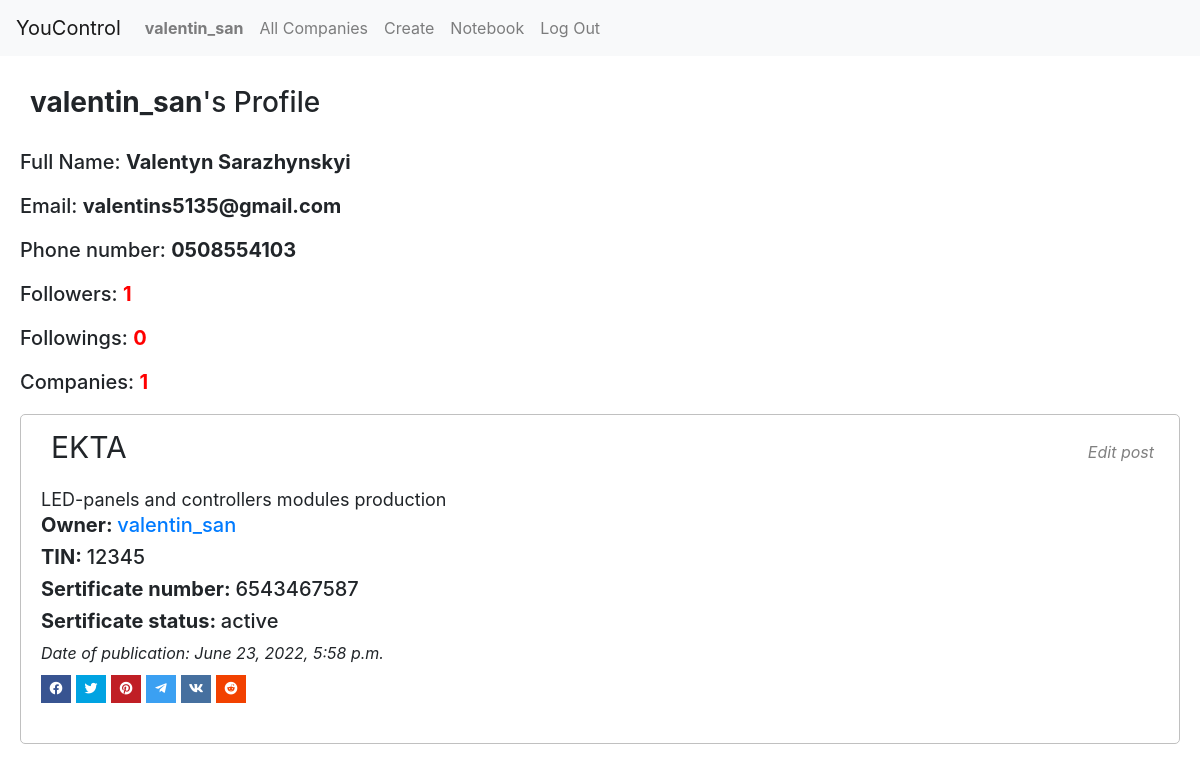
The app's page /profile/1 (signed in) with its own data.
### YouControl/models.py (models this page shows, shortened)
class User(AbstractUser):
    fullname = models.CharField(max_length=128)
    tel_number = PhoneNumberField(unique = True, null = False, blank = False)
    def __str__(self):
        return f"{self.username}"

class Post(models.Model):
    post_author = models.ForeignKey(User, on_delete=models.CASCADE,
        related_name="creator")
    post_name = models.CharField(max_length=128)
    description = models.TextField()
    tin = models.IntegerField()
    sert_num = models.IntegerField()
    sert_status = models.CharField(max_length=16, default="active")
    post_date = models.DateTimeField(auto_now=True)
    likes = models.IntegerField(default=0)

### YouControl/views.py (the view)
# urls.py: path("profile/<int:pk>", views.profile, name="profile"),
def profile(request, pk):
    author = User.objects.get(pk=pk)
    posts = Post.objects.filter(post_author=author).order_by("-post_date")
    try:
        subscribed = Follower.objects.get(follower=request.user, following=author)
    except Follower.DoesNotExist:
        subscribed = None;
    paginator = Paginator(posts, 10) # Show 10 contacts per page.
    page_number = request.GET.get('page')
    page_obj = paginator.get_page(page_number)
    return render(request, "YouControl/profile.html", {
        "author": author,
        "followers": Follower.objects.filter(following=author).count(),
        "followings": Follower.objects.filter(follower=author).count(),
        "posts": posts,
        "posts_count": posts.count(),
        "subscribed":  subscribed,
        "page_obj": page_obj
    })

### YouControl/templates/YouControl/profile.html (shortened to what this page needs)
{% extends "YouControl/layout.html" %}
{% block body %}
    <div id="profile">
        <div class="profile-title">
            <h3><strong>{{ author.username }}</strong>'s Profile</h3>
        </div>
        <div class="margin-20">
            <h5>
                Full Name:
                <strong >{{ author.fullname }}</strong>
            </h5>
        </div>
        <div class="margin-20">
            <h5>
                Email:
                <strong >{{ author.email }}</strong>
            </h5>
        </div>
        <div class="margin-20">
            <h5>
                Phone number:
                <strong >{{ author.tel_number }}</strong>
            </h5>
        </div>
        <div class="margin-20">
            <h5>
                Followers:
                <strong class="count" id="followers">{{ followers }}</strong>
            </h5>
        </div>
        <div class="margin-20">
            <h5>
                Followings:
                <strong class="count" id="followings">{{ followings }}</strong>
            </h5>
        </div>
        <div class="margin-20">
            <h5>
                Companies:
                <strong class="count">{{ posts_count }}</strong>
            </h5>
        </div>
        {% for post in page_obj %}
        <div id="posts-list" class="block">
            <div class="post-top">
                <div class="company-name" id="content-{{ post.id }}">
                    <p>{{post.post_name}}</p>
                </div>
                {% if post.post_author == user %}
                <div class="edit-page" id="edit-page-{{ post.id }}">
                    <button class="edit-btn btn" data-post="{{ post.id }}"><i>Edit post</i></button>
                </div>
                {% endif %}
            </div>
            <div class="post-bottom">
                <div class="content" id="content-{{ post.id }}">
                    {{post.description}}
                </div>
                {% if user.is_authenticated %}
                    <div class="content">
                        <h5><strong>Owner: </strong><a href="{% url 'profile' post.post_author.id %}">{{ post.post_author }}</a></h5>
                    </div>
                {% else %}
                    <div class="content">
                        <h5><strong>Owner: </strong>{{ post.post_author }}</h5>
                    </div>
                {% endif %}
                <div class="content" id="content-{{ post.id }}">
                    <h5><strong>TIN: </strong>{{post.tin}}</h5>
                </div>
                <div class="content" id="content-{{ post.id }}">
                    <h5><strong>Sertificate number: </strong>{{post.sert_num}}</h5>
                </div>
                <div class="content" id="content-{{ post.id }}">
                    <h5><strong>Sertificate status: </strong>{{post.sert_status}}</h5>
                </div>
                <div class="datetime">
                    <i>Date of publication: {{ post.post_date }}</i>
                </div>
                <b:if>
                    <div class='post-share'>
                        <ul class='share-links social social-color'>
                                <li class='facebook'><a class='facebook' data-height='650' data-width='550' expr:href='&quot;https://www.facebook.com/sharer.php?u=&quot; + data:post.url' onclick='window.open(this.href,&quot;popupwindow&quot;,&quot;status=0,height=500,width=500,resizable=0,top=50,left=100&quot;);return false;' rel='nofollow' target='_blank'><span/></a></li>
                                <li class='twitter'><a class='twitter' data-height='460' data-width='550' expr:href='&quot;https://twitter.com/share?url=&quot; + data:post.url + &quot;&amp;text=&quot; + data:post.title' onclick='window.open(this.href,&quot;popupwindow&quot;,&quot;status=0,height=500,width=500,resizable=0,top=50,left=100&quot;);return false;' rel='nofollow' target='_blank'><span/></a></li>
                                <li class='pinterest'><a class='pinterest' data-height='750' data-width='735' expr:href='&quot;https://www.pinterest.com/pin/create/button/?url=&quot; + data:post.url + &quot;&amp;media=&quot; + data:post.featuredImage + &quot;&amp;description=&quot; + data:post.title' onclick='window.open(this.href,&quot;popupwindow&quot;,&quot;status=0,height=500,width=500,resizable=0,top=50,left=100&quot;);return false;' rel='nofollow' target='_blank'><span/></a></li>
                                <li class='telegram'><a class='telegram' data-height='650' data-width='1000' expr:href='&quot;https://telegram.me/share/url?url=&quot; + data:blog.url' onclick='window.open(this.href,&quot;popupwindow&quot;,&quot;status=0,height=500,width=500,resizable=0,top=50,left=100&quot;);return false;' rel='nofollow' target='_blank' title='telegram'><span/></a></li>
                                <li class='vk'><a class='vk' data-height='650' data-width='650' expr:href='&quot;https://vk.com/share.php?mini=true&amp;amp;url=&quot; + data:post.url + &quot;&amp;amp;title=&quot; + data:post.title + &quot;&amp;amp;summary=&quot; + data:post.snippets' onclick='window.open(this.href, &apos;windowName&apos;, &apos;width=550, height=600, left=24, top=24, scrollbars, resizable&apos;); return false;' rel='nofollow' target='_blank' title='Vkontakte'><span/></a></li>
                                <li class='reddit'><a class='twitter' data-height='460' data-width='550' expr:href='&quot;https://www.reddit.com/submit?url=&quot; + data:post.url + &quot;&amp;resubmit=true&amp;title=&quot; + data:post.title + &quot;&quot;' onclick='window.open(this.href,&quot;popupwindow&quot;,&quot;status=0,height=500,width=500,resizable=0,top=50,left=100&quot;);return false;' rel='nofollow' target='_blank'><span/></a></li>
                        </ul>
                    </div>
                </b:if>
            </div>
        </div>
        {% endfor %}
        <div class="pagination">
            <nav aria-label="Page navigation example">
            </nav>
        </div>
    </div>
{% endblock %}

### YouControl/templates/YouControl/layout.html (shortened to what this page needs)
{% load static %}
<!DOCTYPE html>
<html lang="en">
    <head>
        <link rel="stylesheet" href="https://stackpath.bootstrapcdn.com/bootstrap/4.4.1/css/bootstrap.min.css">
        <link rel="stylesheet" href="https://cdnjs.cloudflare.com/ajax/libs/font-awesome/4.7.0/css/font-awesome.min.css">
        <link href='https://use.fontawesome.com/releases/v5.8.2/css/all.css' rel='stylesheet'/>
        <link href="{% static 'YouControl/styles.css' %}" rel="stylesheet">
    </head>
    <body>
        <nav class="navbar navbar-expand-lg navbar-light bg-light">
            <a class="navbar-brand" href="#">YouControl</a>
            <div>
              <ul class="navbar-nav mr-auto">
                {% if user.is_authenticated %}
                    <li class="nav-item">
                        <a class="nav-link" href="{% url 'profile' user.id %}"><strong>{{ user.username }}</strong></a>
                    </li>
                {% endif %}
                <li class="nav-item">
                  <a class="nav-link" href="{% url 'index' %}">All Companies</a>
                </li>
                {% if user.is_authenticated %}
                    <li class="nav-item">
                        <a class="nav-link" href="{% url 'create' %}">Create</a>
                    </li>
                    <li class="nav-item">
                        <a class="nav-link" href="{% url 'following' %}">Notebook</a>
                    </li>
                    <li class="nav-item">
                        <a class="nav-link" href="{% url 'logout' %}">Log Out</a>
                    </li>
                {% endif %}
              </ul>
            </div>
          </nav>
        <div class="body">
            {% block body %}
            {% endblock %}
        </div>
    </body>
</html>

### YouControl/static/YouControl/styles.css (style rules this page uses)
.block { margin: 20px; padding: 10px; border: 1px solid silver; border-radius: 5px; }
.btn { margin: 10px; }
.post-top { display: flex; flex-direction: row; justify-content: space-between; }
.post-bottom { display: flex; flex-direction: column; margin: 0 10px 10px 10px; }
.company-name { font-size: 30px; margin: 0 20px 0 20px; }
.content { font-size: 18px; }
.edit-btn { background-color: white; color: gray; padding: 4px; border: 1px solid white; }
.profile-title { margin: 30px; }
.count { color: red; }
.margin-20 { margin: 20px; }
.pagination { margin: 20px; }
.social .telegram a:before { content: "\f3fe";font-family: 'Font Awesome 5 Brands'; }
.social .facebook a:before { content: "\f09a";font-family: 'Font Awesome 5 Brands'; }
.social .twitter a:before { content: "\f099";font-family: 'Font Awesome 5 Brands'; }
.social .pinterest a:before { content: "\f0d2";font-family: 'Font Awesome 5 Brands'; }
.social .vk a:before { content: "\f189";font-family: 'Font Awesome 5 Brands'; }
.social .reddit a:before { content: "\f1a1";font-family: 'Font Awesome 5 Brands'; }
ul.share-links.social.social-color { padding: 0px; }
li.telegram { background: #3ea9ff; }
.post-share { position:relative;overflow:hidden;line-height:0;margin:0 0 20px;margin-top:10px; }
.share-links li { width:30px;float:left;box-sizing:border-box;margin:0 5px 0 0;list-style: none; }
.share-links li a { float:left;display:inline-block;cursor:pointer;width:100%;height:28px;line-height:28px;color:#fff;font-weight:400;font-size:13px;text-align:center;box-sizing:border-box;opacity:1;margin:0;padding:0;transition:all .25s ease }
.share-links li a:before { float:left;display:block;width:30px;background-color:rgba(0,0,0,0.05);text-align:center;line-height:28px }
.social a:before { display:inline-block;font-family:&#39;Font Awesome 5 Brands&#39;;font-style:normal;font-weight:400 }
.social .facebook a:before { content:&quot;\f09a&quot; }
.social .twitter a:before { content:&quot;\f099&quot; }
.social .telegram a:before { content:&quot;\f3fe&quot; }
.social .vk a:before { content:&quot;\f189&quot; }
.social .pinterest a:before { content:&quot;\f0d2&quot; }
.social .reddit a:before { content:&quot;\f1a1&quot; }
.social-color .facebook a { background-color:#3b5999 }
.social-color .twitter a { background-color:#00acee }
.social-color .pinterest a { background-color:#ca2127 }
.social-color .vk a { background-color:#4a76a8 }
.social-color .reddit a { background-color:#ff4500 }

### records on screen
User: username "valentin_san", fullname "Valentyn Sarazhynskyi", email "valentins5135@gmail.com", tel_number "0508554103"
Post: post_name "EKTA", description "LED-panels and controllers modules production", post_author "valentin_san", tin "12345", sert_num "6543467587", sert_status "active", post_date "June 23, 2022, 5:58 p.m."

### other values on screen
{{ followers }} "1"
{{ followings }} "0"
{{ posts_count }} "1"
